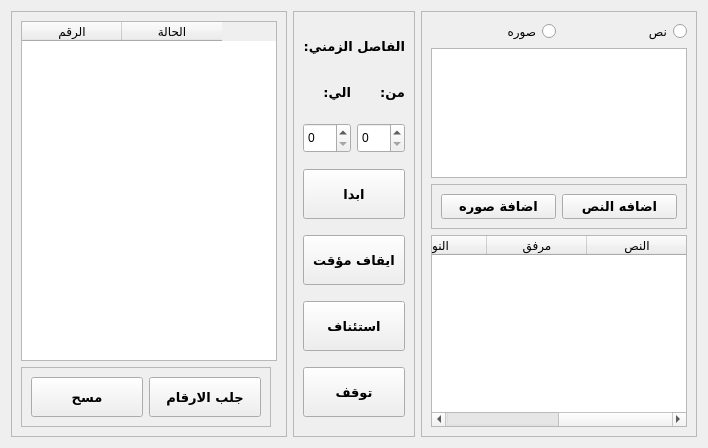
         <widget class="QWidget" name="tab_7">
          <attribute name="title">
           <string>ارسال للارقام</string>
          </attribute>
          <layout class="QGridLayout" name="gridLayout_15">
           <item row="0" column="0">
            <widget class="QFrame" name="frame_16">
             <property name="sizePolicy">
              <sizepolicy hsizetype="Expanding" vsizetype="Expanding">
               <horstretch>0</horstretch>
               <verstretch>0</verstretch>
              </sizepolicy>
             </property>
             <property name="frameShape">
              <enum>QFrame::StyledPanel</enum>
             </property>
             <property name="frameShadow">
              <enum>QFrame::Raised</enum>
             </property>
             <layout class="QGridLayout" name="gridLayout_18">
              <item row="1" column="0">
               <widget class="QFrame" name="frame_17">
                <property name="maximumSize">
                 <size>
                  <width>16777215</width>
                  <height>60</height>
                 </size>
                </property>
                <property name="frameShape">
                 <enum>QFrame::StyledPanel</enum>
                </property>
                <property name="frameShadow">
                 <enum>QFrame::Raised</enum>
                </property>
                <layout class="QGridLayout" name="gridLayout_19">
                 <item row="0" column="0">
                  <widget class="QPushButton" name="pushButton_18">
                   <property name="sizePolicy">
                    <sizepolicy hsizetype="Expanding" vsizetype="Expanding">
                     <horstretch>0</horstretch>
                     <verstretch>0</verstretch>
                    </sizepolicy>
                   </property>
                   <property name="font">
                    <font>
                     <family>Almarai</family>
                     <pointsize>10</pointsize>
                     <weight>75</weight>
                     <bold>true</bold>
                    </font>
                   </property>
                   <property name="cursor">
                    <cursorShape>PointingHandCursor</cursorShape>
                   </property>
                   <property name="text">
                    <string>مسح</string>
                   </property>
                   <property name="iconSize">
                    <size>
                     <width>200</width>
                     <height>50</height>
                    </size>
                   </property>
                  </widget>
                 </item>
                 <item row="0" column="1">
                  <widget class="QPushButton" name="pushButton_19">
                   <property name="sizePolicy">
                    <sizepolicy hsizetype="Expanding" vsizetype="Expanding">
                     <horstretch>0</horstretch>
                     <verstretch>0</verstretch>
                    </sizepolicy>
                   </property>
                   <property name="font">
                    <font>
                     <family>Almarai</family>
                     <pointsize>10</pointsize>
                     <weight>75</weight>
                     <bold>true</bold>
                    </font>
                   </property>
                   <property name="cursor">
                    <cursorShape>PointingHandCursor</cursorShape>
                   </property>
                   <property name="text">
                    <string>جلب الارقام</string>
                   </property>
                   <property name="iconSize">
                    <size>
                     <width>200</width>
                     <height>50</height>
                    </size>
                   </property>
                  </widget>
                 </item>
                </layout>
               </widget>
              </item>
              <item row="0" column="0" colspan="2">
               <widget class="QTableWidget" name="tableWidget_3">
                <property name="layoutDirection">
                 <enum>Qt::LeftToRight</enum>
                </property>
                <property name="autoFillBackground">
                 <bool>false</bool>
                </property>
                <property name="textElideMode">
                 <enum>Qt::ElideRight</enum>
                </property>
                <column>
                 <property name="text">
                  <string>الرقم</string>
                 </property>
                </column>
                <column>
                 <property name="text">
                  <string>الحالة</string>
                 </property>
                </column>
               </widget>
              </item>
             </layout>
            </widget>
           </item>
           <item row="0" column="1">
            <widget class="QFrame" name="frame_15">
             <property name="sizePolicy">
              <sizepolicy hsizetype="Expanding" vsizetype="Expanding">
               <horstretch>0</horstretch>
               <verstretch>0</verstretch>
              </sizepolicy>
             </property>
             <property name="maximumSize">
              <size>
               <width>150</width>
               <height>16777215</height>
              </size>
             </property>
             <property name="frameShape">
              <enum>QFrame::StyledPanel</enum>
             </property>
             <property name="frameShadow">
              <enum>QFrame::Raised</enum>
             </property>
             <layout class="QGridLayout" name="gridLayout_16">
              <item row="2" column="1">
               <widget class="QSpinBox" name="spinBox_4">
                <property name="sizePolicy">
                 <sizepolicy hsizetype="Expanding" vsizetype="Expanding">
                  <horstretch>0</horstretch>
                  <verstretch>0</verstretch>
                 </sizepolicy>
                </property>
                <property name="maximumSize">
                 <size>
                  <width>100</width>
                  <height>30</height>
                 </size>
                </property>
               </widget>
              </item>
              <item row="0" column="0" colspan="2">
               <widget class="QLabel" name="label_7">
                <property name="sizePolicy">
                 <sizepolicy hsizetype="Expanding" vsizetype="Expanding">
                  <horstretch>0</horstretch>
                  <verstretch>0</verstretch>
                 </sizepolicy>
                </property>
                <property name="maximumSize">
                 <size>
                  <width>16777215</width>
                  <height>30</height>
                 </size>
                </property>
                <property name="font">
                 <font>
                  <family>Almarai</family>
                  <pointsize>10</pointsize>
                  <weight>75</weight>
                  <bold>true</bold>
                 </font>
                </property>
                <property name="text">
                 <string>الفاصل الزمني:</string>
                </property>
               </widget>
              </item>
              <item row="2" column="0">
               <widget class="QSpinBox" name="spinBox_2">
                <property name="sizePolicy">
                 <sizepolicy hsizetype="Expanding" vsizetype="Expanding">
                  <horstretch>0</horstretch>
                  <verstretch>0</verstretch>
                 </sizepolicy>
                </property>
                <property name="maximumSize">
                 <size>
                  <width>100</width>
                  <height>30</height>
                 </size>
                </property>
               </widget>
              </item>
              <item row="3" column="0" colspan="2">
               <widget class="QPushButton" name="pushButton_15">
                <property name="sizePolicy">
                 <sizepolicy hsizetype="Expanding" vsizetype="Expanding">
                  <horstretch>0</horstretch>
                  <verstretch>0</verstretch>
                 </sizepolicy>
                </property>
                <property name="maximumSize">
                 <size>
                  <width>150</width>
                  <height>50</height>
                 </size>
                </property>
                <property name="font">
                 <font>
                  <family>Almarai</family>
                  <pointsize>10</pointsize>
                  <weight>75</weight>
                  <bold>true</bold>
                 </font>
                </property>
                <property name="cursor">
                 <cursorShape>PointingHandCursor</cursorShape>
                </property>
                <property name="text">
                 <string>ابدا</string>
                </property>
                <property name="iconSize">
                 <size>
                  <width>200</width>
                  <height>50</height>
                 </size>
                </property>
               </widget>
              </item>
              <item row="4" column="0" colspan="2">
               <widget class="QPushButton" name="pushButton_17">
                <property name="sizePolicy">
                 <sizepolicy hsizetype="Expanding" vsizetype="Expanding">
                  <horstretch>0</horstretch>
                  <verstretch>0</verstretch>
                 </sizepolicy>
                </property>
                <property name="maximumSize">
                 <size>
                  <width>150</width>
                  <height>50</height>
                 </size>
                </property>
                <property name="font">
                 <font>
                  <family>Almarai</family>
                  <pointsize>10</pointsize>
                  <weight>75</weight>
                  <bold>true</bold>
                 </font>
                </property>
                <property name="cursor">
                 <cursorShape>PointingHandCursor</cursorShape>
                </property>
                <property name="text">
                 <string>ايقاف مؤقت</string>
                </property>
                <property name="iconSize">
                 <size>
                  <width>200</width>
                  <height>50</height>
                 </size>
                </property>
               </widget>
              </item>
              <item row="1" column="0" alignment="Qt::AlignRight">
               <widget class="QLabel" name="label_21">
                <property name="sizePolicy">
                 <sizepolicy hsizetype="Expanding" vsizetype="Expanding">
                  <horstretch>0</horstretch>
                  <verstretch>0</verstretch>
                 </sizepolicy>
                </property>
                <property name="maximumSize">
                 <size>
                  <width>50</width>
                  <height>30</height>
                 </size>
                </property>
                <property name="font">
                 <font>
                  <family>Almarai</family>
                  <pointsize>10</pointsize>
                  <weight>75</weight>
                  <bold>true</bold>
                 </font>
                </property>
                <property name="text">
                 <string>الي:</string>
                </property>
               </widget>
              </item>
              <item row="5" column="0" colspan="2">
               <widget class="QPushButton" name="pushButton_16">
                <property name="sizePolicy">
                 <sizepolicy hsizetype="Expanding" vsizetype="Expanding">
                  <horstretch>0</horstretch>
                  <verstretch>0</verstretch>
                 </sizepolicy>
                </property>
                <property name="maximumSize">
                 <size>
                  <width>150</width>
                  <height>50</height>
                 </size>
                </property>
                <property name="font">
                 <font>
                  <family>Almarai</family>
                  <pointsize>10</pointsize>
                  <weight>75</weight>
                  <bold>true</bold>
                 </font>
                </property>
                <property name="cursor">
                 <cursorShape>PointingHandCursor</cursorShape>
                </property>
                <property name="text">
                 <string>استئناف</string>
                </property>
                <property name="iconSize">
                 <size>
                  <width>200</width>
                  <height>50</height>
                 </size>
                </property>
               </widget>
              </item>
              <item row="6" column="0" colspan="2">
               <widget class="QPushButton" name="pushButton_21">
                <property name="sizePolicy">
                 <sizepolicy hsizetype="Expanding" vsizetype="Expanding">
                  <horstretch>0</horstretch>
                  <verstretch>0</verstretch>
                 </sizepolicy>
                </property>
                <property name="maximumSize">
                 <size>
                  <width>150</width>
                  <height>50</height>
                 </size>
                </property>
                <property name="font">
                 <font>
                  <family>Almarai</family>
                  <pointsize>10</pointsize>
                  <weight>75</weight>
                  <bold>true</bold>
                 </font>
                </property>
                <property name="cursor">
                 <cursorShape>PointingHandCursor</cursorShape>
                </property>
                <property name="text">
                 <string>توقف</string>
                </property>
                <property name="iconSize">
                 <size>
                  <width>200</width>
                  <height>50</height>
                 </size>
                </property>
               </widget>
              </item>
              <item row="1" column="1" alignment="Qt::AlignRight">
               <widget class="QLabel" name="label_22">
                <property name="sizePolicy">
                 <sizepolicy hsizetype="Expanding" vsizetype="Expanding">
                  <horstretch>0</horstretch>
                  <verstretch>0</verstretch>
                 </sizepolicy>
                </property>
                <property name="maximumSize">
                 <size>
                  <width>50</width>
                  <height>30</height>
                 </size>
                </property>
                <property name="font">
                 <font>
                  <family>Almarai</family>
                  <pointsize>10</pointsize>
                  <weight>75</weight>
                  <bold>true</bold>
                 </font>
                </property>
                <property name="text">
                 <string>من:</string>
                </property>
               </widget>
              </item>
             </layout>
            </widget>
           </item>
           <item row="0" column="2">
            <widget class="QFrame" name="frame_14">
             <property name="sizePolicy">
              <sizepolicy hsizetype="Expanding" vsizetype="Expanding">
               <horstretch>0</horstretch>
               <verstretch>0</verstretch>
              </sizepolicy>
             </property>
             <property name="frameShape">
              <enum>QFrame::StyledPanel</enum>
             </property>
             <property name="frameShadow">
              <enum>QFrame::Raised</enum>
             </property>
             <layout class="QGridLayout" name="gridLayout_17">
              <item row="0" column="0">
               <widget class="QRadioButton" name="radioButton">
                <property name="sizePolicy">
                 <sizepolicy hsizetype="Expanding" vsizetype="Expanding">
                  <horstretch>0</horstretch>
                  <verstretch>0</verstretch>
                 </sizepolicy>
                </property>
                <property name="maximumSize">
                 <size>
                  <width>16777215</width>
                  <height>30</height>
                 </size>
                </property>
                <property name="font">
                 <font>
                  <pointsize>9</pointsize>
                 </font>
                </property>
                <property name="layoutDirection">
                 <enum>Qt::RightToLeft</enum>
                </property>
                <property name="text">
                 <string>صوره</string>
                </property>
               </widget>
              </item>
              <item row="0" column="1">
               <widget class="QRadioButton" name="radioButton_2">
                <property name="sizePolicy">
                 <sizepolicy hsizetype="Expanding" vsizetype="Expanding">
                  <horstretch>0</horstretch>
                  <verstretch>0</verstretch>
                 </sizepolicy>
                </property>
                <property name="maximumSize">
                 <size>
                  <width>16777215</width>
                  <height>30</height>
                 </size>
                </property>
                <property name="font">
                 <font>
                  <pointsize>9</pointsize>
                 </font>
                </property>
                <property name="layoutDirection">
                 <enum>Qt::RightToLeft</enum>
                </property>
                <property name="text">
                 <string>نص</string>
                </property>
               </widget>
              </item>
              <item row="3" column="0" colspan="2">
               <widget class="QTableWidget" name="tableWidget_4">
                <property name="layoutDirection">
                 <enum>Qt::RightToLeft</enum>
                </property>
                <property name="autoFillBackground">
                 <bool>false</bool>
                </property>
                <property name="styleSheet">
                 <string notr="true">QPushButton{
    background: transparent;
}</string>
                </property>
                <property name="textElideMode">
                 <enum>Qt::ElideRight</enum>
                </property>
                <column>
                 <property name="text">
                  <string>النص</string>
                 </property>
                </column>
                <column>
                 <property name="text">
                  <string>مرفق</string>
                 </property>
                </column>
                <column>
                 <property name="text">
                  <string>النوع</string>
                 </property>
                </column>
                <column>
                 <property name="text">
                  <string/>
                 </property>
                </column>
               </widget>
              </item>
              <item row="1" column="0" colspan="2">
               <widget class="QTextEdit" name="textEdit">
                <property name="maximumSize">
                 <size>
                  <width>16777215</width>
                  <height>130</height>
                 </size>
                </property>
                <property name="font">
                 <font>
                  <pointsize>10</pointsize>
                 </font>
                </property>
                <property name="layoutDirection">
                 <enum>Qt::RightToLeft</enum>
                </property>
               </widget>
              </item>
              <item row="2" column="0" colspan="2">
               <widget class="QFrame" name="frame_18">
                <property name="maximumSize">
                 <size>
                  <width>16777215</width>
                  <height>60</height>
                 </size>
                </property>
                <property name="frameShape">
                 <enum>QFrame::StyledPanel</enum>
                </property>
                <property name="frameShadow">
                 <enum>QFrame::Raised</enum>
                </property>
                <layout class="QGridLayout" name="gridLayout_20">
                 <item row="0" column="0">
                  <widget class="QPushButton" name="pushButton_22">
                   <property name="sizePolicy">
                    <sizepolicy hsizetype="Expanding" vsizetype="Expanding">
                     <horstretch>0</horstretch>
                     <verstretch>0</verstretch>
                    </sizepolicy>
                   </property>
                   <property name="font">
                    <font>
                     <family>Almarai</family>
                     <pointsize>10</pointsize>
                     <weight>75</weight>
                     <bold>true</bold>
                    </font>
                   </property>
                   <property name="cursor">
                    <cursorShape>PointingHandCursor</cursorShape>
                   </property>
                   <property name="text">
                    <string>اضافة صوره</string>
                   </property>
                   <property name="iconSize">
                    <size>
                     <width>200</width>
                     <height>50</height>
                    </size>
                   </property>
                  </widget>
                 </item>
                 <item row="0" column="1">
                  <widget class="QPushButton" name="pushButton_20">
                   <property name="sizePolicy">
                    <sizepolicy hsizetype="Expanding" vsizetype="Expanding">
                     <horstretch>0</horstretch>
                     <verstretch>0</verstretch>
                    </sizepolicy>
                   </property>
                   <property name="font">
                    <font>
                     <family>Almarai</family>
                     <pointsize>10</pointsize>
                     <weight>75</weight>
                     <bold>true</bold>
                    </font>
                   </property>
                   <property name="cursor">
                    <cursorShape>PointingHandCursor</cursorShape>
                   </property>
                   <property name="text">
                    <string>اضافه النص</string>
                   </property>
                   <property name="iconSize">
                    <size>
                     <width>200</width>
                     <height>50</height>
                    </size>
                   </property>
                  </widget>
                 </item>
                </layout>
               </widget>
              </item>
             </layout>
            </widget>
           </item>
          </layout>
         </widget>
